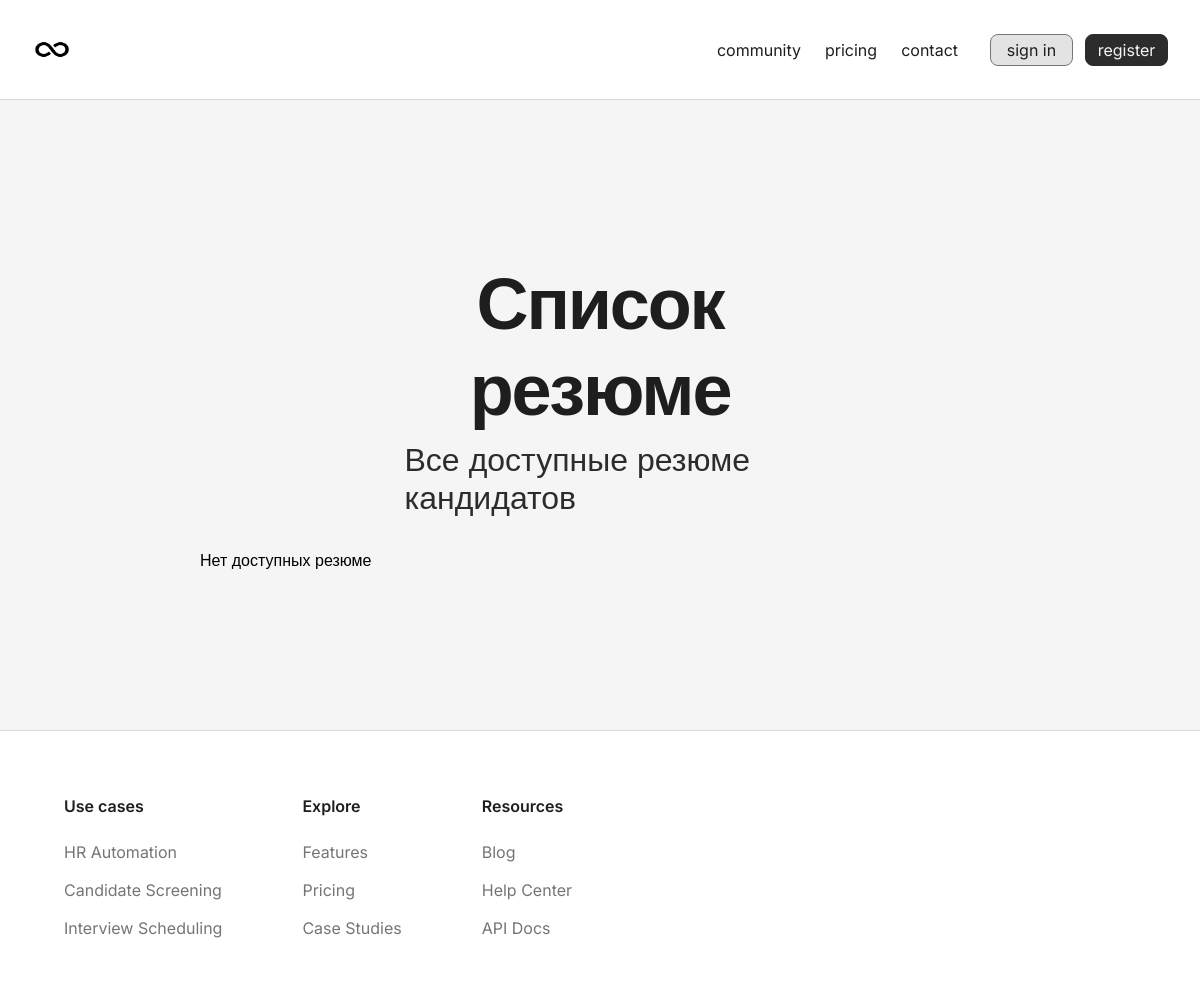
Page /view_resume/ on the earlier database version.
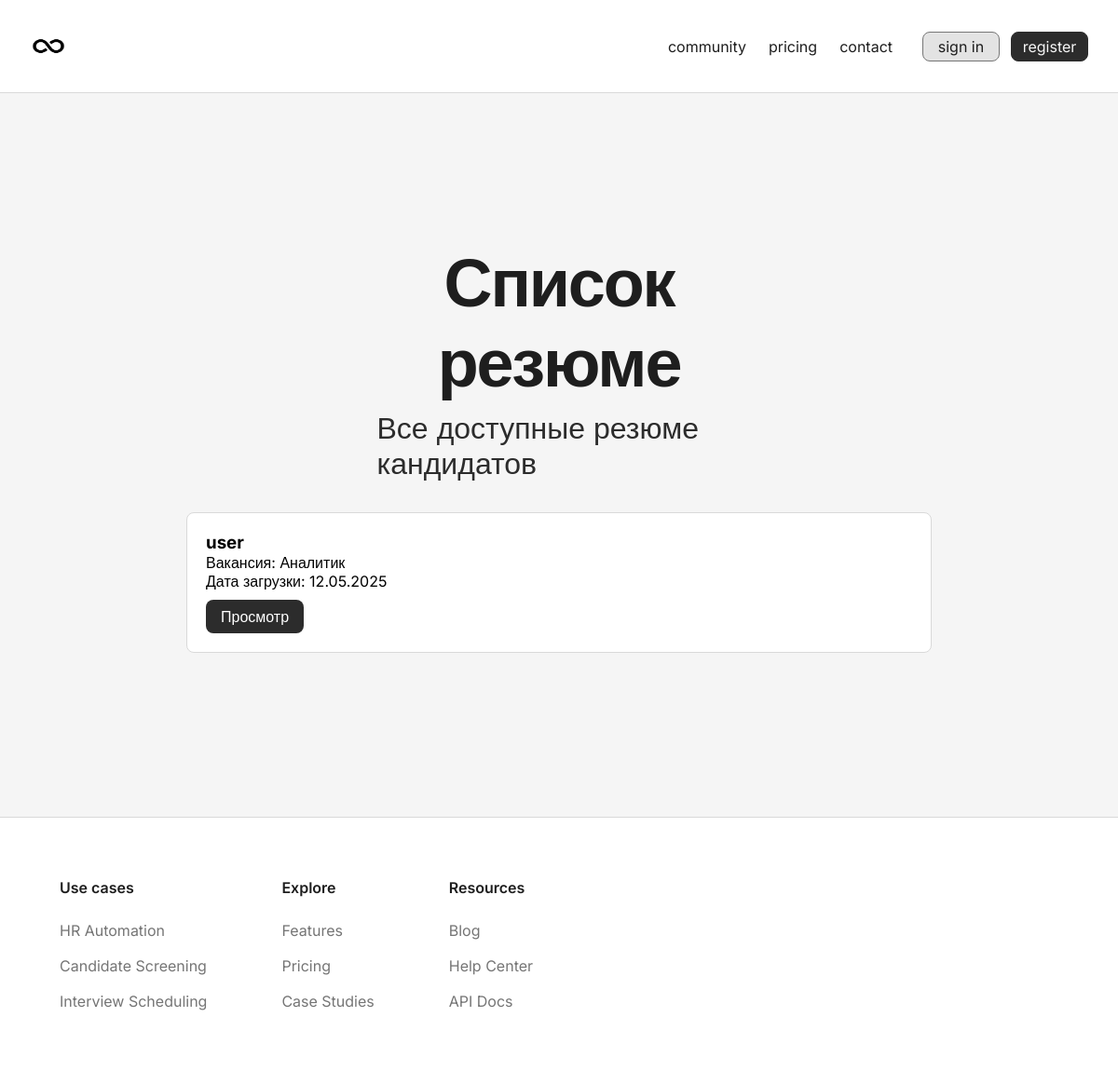
Same page on the later database version.
### download/models.py (models this page shows, shortened)
class Resume(models.Model):
    FORMAT_CHOICES = [
        ('pdf', 'PDF'),
        ('doc', 'DOC/DOCX'),
    ]
    user    = models.ForeignKey(User, on_delete=models.CASCADE, verbose_name="Пользователь")
    vacancy = models.ForeignKey(Vacancy, on_delete=models.CASCADE, verbose_name="Вакансия")
    file    = models.FileField("Файл резюме", upload_to='resumes/')
    fmt     = models.CharField("Формат", max_length=4, choices=FORMAT_CHOICES)
    uploaded_at = models.DateTimeField("Дата загрузки", auto_now_add=True)

class Vacancy(models.Model):
    title = models.CharField("Вакансия", max_length=200)
    description = models.TextField("Описание", blank=True)

### view_resume/views.py (the view)
# urls.py: path('', views.resume_list, name='resume_list'),
def resume_list(request):
    resumes = Resume.objects.select_related('user', 'vacancy').order_by('-uploaded_at')
    vacancies = Vacancy.objects.all()
    return render(request, 'view_resume/resume_list.html', {
        'resumes': resumes,
        'vacancies': vacancies
    })

### view_resume/templates/view_resume/resume_list.html (shortened to what this page needs)
{% extends "view_resume/base.html" %}
{% block content %}
<div class="hero-form">
    <div class="text-content">
        <h1 class="title">Список резюме</h1>
        <p class="subtitle">Все доступные резюме кандидатов</p>
    </div>
    <div class="resume-list">
        {% for resume in resumes %}
        <div class="resume-item">
            <h3>{{ resume.user.get_full_name|default:resume.user.username }}</h3>
            <p>Вакансия: {{ resume.vacancy.title }}</p>
            <p>Дата загрузки: {{ resume.uploaded_at|date:"d.m.Y" }}</p>
            <a href="{% url 'resume_detail' resume.id %}" class="view-btn">Просмотр</a>
        </div>
        {% empty %}
        <p>Нет доступных резюме</p>
        {% endfor %}
    </div>
</div>
{% endblock %}

Differences in the rows shown:
added Resume: user.get_full_name "user", vacancy "Аналитик", uploaded_at "12.05.2025"
Other differences:
text no longer shown: "Нет доступных резюме"
